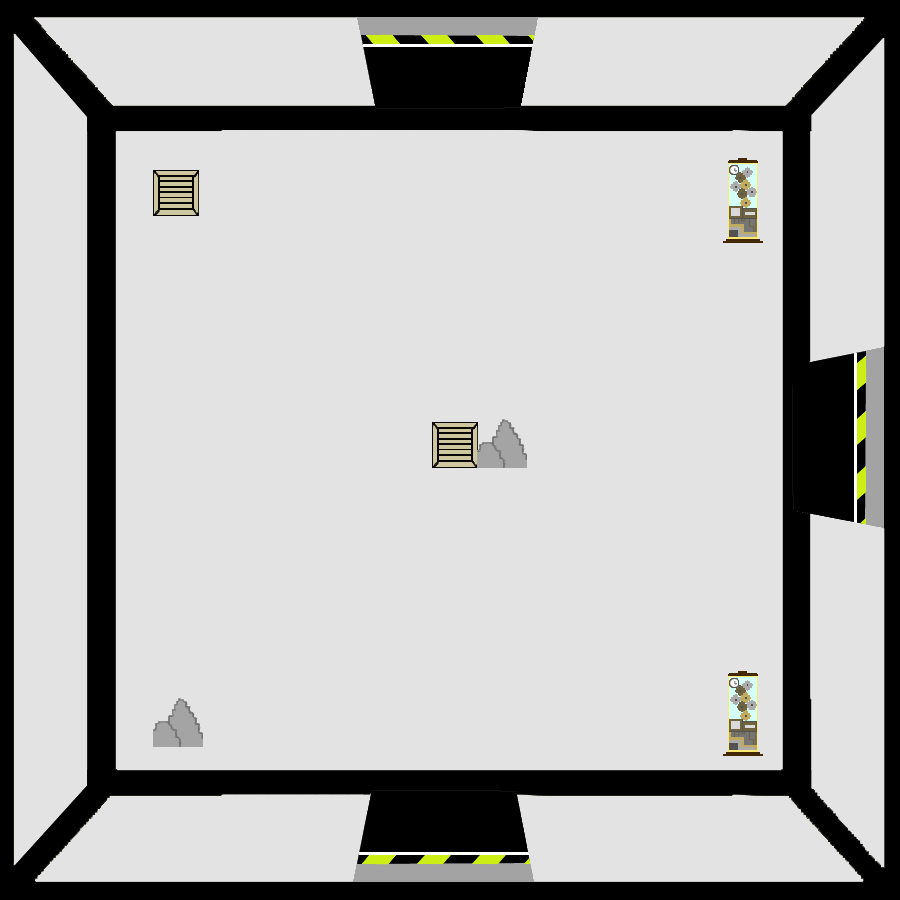

Rendered tile map (Tiled .tmx) drawn with the repository's tilesets; below, a short description and the map source with its tile grids summarised:
An orthogonal 100x100 tile map with 9x9 px tiles, 2 tile layers (SALA, OBJETOS), 4 tilesets.

<map version="1.2" tiledversion="1.3.3" orientation="orthogonal" renderorder="right-down" width="100" height="100" tilewidth="9" tileheight="9" infinite="0" nextlayerid="3" nextobjectid="1">
 <tileset firstgid="1" source="LAB8.tsx" />
 <tileset firstgid="10001" source="CAJA.tsx" />
 <tileset firstgid="10026" source="ROCAS.tsx" />
 <tileset firstgid="10027" source="MAQUINA.tsx" />
 <layer id="1" name="SALA" width="100" height="100">
  <data>[10000 cells, 10000 non-empty, 10000 distinct tile ids]</data>
 </layer>
 <layer id="2" name="OBJETOS" width="100" height="100">
  <data>[10000 cells, 807 non-empty, 731 distinct tile ids]</data>
 </layer>
</map>
